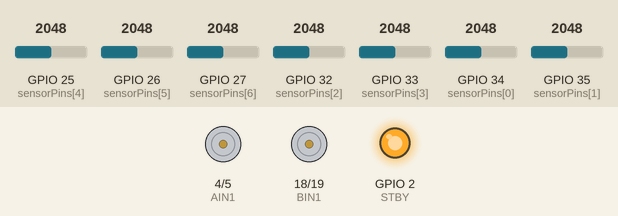
Bench run of a sketch on a simulated ESP32. Parts: motor-driver pin pairs drawn as motors (green arrow = first pin HIGH = forward, orange = second pin HIGH = backward, longer = more drive, scaled by the enable pin, stopped while the standby pin is LOW), output pins drawn as LEDs (lit = HIGH). Inputs (shaded band) come from the test bench; at power-on: GPIO 25 (sensorPins[4]) = 2048, GPIO 26 (sensorPins[5]) = 2048, GPIO 27 (sensorPins[6]) = 2048, GPIO 32 (sensorPins[2]) = 2048, GPIO 33 (sensorPins[3]) = 2048, GPIO 34 (sensorPins[0]) = 2048, GPIO 35 (sensorPins[1]) = 2048. What the sketch prints to the serial monitor is not drawn.

Above: at 0.1 s.
At 1.1 s:
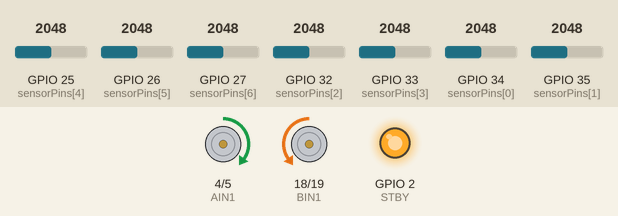
At 7.6 s:
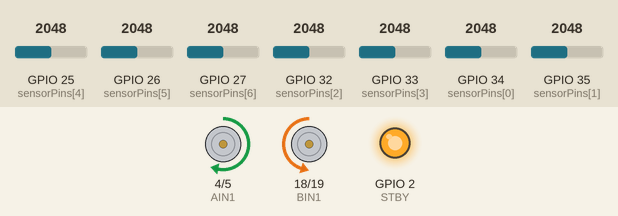
Timing chart, 0 to 9.1 s (numbered marks = the images above):
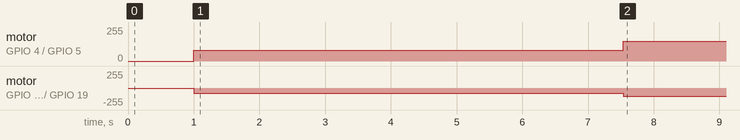

The sketch:

pid_esp_final1.ino
```cpp
// -------- SENSOR SETTINGS --------
bool isBlackLine = 1;
unsigned int lineThickness = 25;
unsigned int numSensors = 7;

// -------- MOTOR PINS --------
#define AIN1 4
#define AIN2 5
#define BIN1 18
#define BIN2 19
#define PWMA 23
#define PWMB 15
#define STBY 2


// -------- SENSOR PINS --------
int sensorPins[7] = {34,35,32,33,25,26,27};

// -------- PID VARIABLES --------
int P,D,I,previousError,PIDvalue,error;
int lsp,rsp;

int lfSpeed = 140;
int currentSpeed = 40;

float Kp = 0.06;
float Kd = 1.5;
float Ki = 0;

// -------- SENSOR DATA --------
int minValues[7], maxValues[7], sensorValue[7];
int onLine = 1;

// -------- BUTTONS --------
#define CALIB_BUTTON 12
#define START_BUTTON 13

//--------------------------------

void setup()
{
  Serial.begin(115200);

  pinMode(AIN1,OUTPUT);
  pinMode(AIN2,OUTPUT);
  pinMode(BIN1,OUTPUT);
  pinMode(BIN2,OUTPUT);
  pinMode(PWMA,OUTPUT);
  pinMode(PWMB,OUTPUT);
  pinMode(STBY,OUTPUT);

  pinMode(CALIB_BUTTON,INPUT_PULLUP);
  pinMode(START_BUTTON,INPUT_PULLUP);

  digitalWrite(STBY,HIGH);
}

//--------------------------------

void loop()
{


  Serial.println("Starting Calibration...");
  delay(1000);

  calibrate();

  Serial.println("Calibration Finished");


  Serial.println("Starting Line Following");

  while(1)
  {
    readLine();

    Serial.print("Sensors: ");
    for(int i=0;i<7;i++)
    {
      Serial.print(sensorValue[i]);
      Serial.print(" ");
    }

    Serial.print(" Error:");
    Serial.println(error);

    if(currentSpeed < lfSpeed)
      currentSpeed++;

    if(onLine)
      linefollow();
    else
      searchLine();
  }
}

//--------------------------------

void linefollow()
{
  error =
  (3*sensorValue[0] +
   2*sensorValue[1] +
   sensorValue[2] -
   sensorValue[4] -
   2*sensorValue[5] -
   3*sensorValue[6]);

  if(lineThickness > 22)
    error *= -1;

  if(isBlackLine)
    error *= -1;

  P = error;
  I += error;
  D = error - previousError;

  PIDvalue = (Kp*P) + (Ki*I) + (Kd*D);

  previousError = error;

  lsp = currentSpeed - PIDvalue;
  rsp = currentSpeed + PIDvalue;

  lsp = constrain(lsp,0,255);
  rsp = constrain(rsp,0,255);

  motorA(lsp);
  motorB(rsp);
}

//--------------------------------

void searchLine()
{
  if(error > 0)
  {
    motorA(-120);
    motorB(150);
  }
  else
  {
    motorA(150);
    motorB(-120);
  }
}

//--------------------------------

void motorA(int speed)
{
  if(speed >= 0)
  {
    digitalWrite(AIN1,HIGH);
    digitalWrite(AIN2,LOW);
    analogWrite(PWMA,speed);
  }
  else
  {
    digitalWrite(AIN1,LOW);
    digitalWrite(AIN2,HIGH);
    analogWrite(PWMA,-speed);
  }
}

//--------------------------------

void motorB(int speed)
{
  if(speed >= 0)
  {
    digitalWrite(BIN1,HIGH);
    digitalWrite(BIN2,LOW);
    analogWrite(PWMB,speed);
  }
  else
  {
    digitalWrite(BIN1,LOW);
    digitalWrite(BIN2,HIGH);
    analogWrite(PWMB,-speed);
  }
}

//--------------------------------

void calibrate()
{
  for(int i=0;i<7;i++)
  {
    minValues[i] = analogRead(sensorPins[i]);
    maxValues[i] = analogRead(sensorPins[i]);
  }

  for(int i=0;i<8000;i++)
  {
    motorA(80);
    motorB(-80);

    for(int j=0;j<7;j++)
    {
      int val = analogRead(sensorPins[j]);

      if(val < minValues[j])
        minValues[j] = val;

      if(val > maxValues[j])
        maxValues[j] = val;
    }
  }

  motorA(0);
  motorB(0);

  Serial.println("Calibration Done");
}

//--------------------------------

void readLine()
{
  onLine = 0;

  for(int i=0;i<7;i++)
  {
    sensorValue[i] = map(
      analogRead(sensorPins[i]),
      minValues[i],
      maxValues[i],
      0,
      1000);

    sensorValue[i] = constrain(sensorValue[i],0,1000);

    if(sensorValue[i] > 700)
      onLine = 1;
  }
}
```

Measured:
- by itself, motor on GPIO 4 (AIN1) / GPIO 5 (AIN2): stopped → forward 80/255 at 1.0 s, → forward 150/255 6.5 s later
- by itself, motor on GPIO 18 (BIN1) / GPIO 19 (BIN2): stopped → backward 80/255 at 1.0 s, → backward 120/255 6.5 s later
